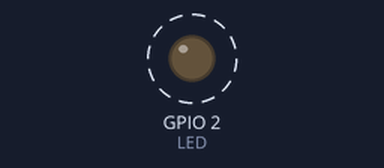
Recording of a program running on a simulated ESP32. On the bench: output pins drawn as LEDs (lit = HIGH). Dashed ring = blinking. What the program prints to the serial monitor is not drawn.

Above: at 0.5 s.
Timing chart, 0 to 4.6 s (numbered marks = the images above):
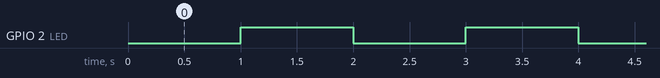

The program:

main.cpp
```cpp
/*
 * File:   main.cpp
 * Author: philippe SIMIER Touchard washington Le Mans
 *
 * Created on 14 juillet 2022, 08:59
 *
 * Programme de démonstration pour régler un minuteur
 * qui va générer périodiquement une interruption
 * Exemple de fonction ISR (routine de service d’interruption).
 */

#include <Arduino.h>

volatile int interruption;
int totalInterruptCounter;
int LED = 2;

hw_timer_t * timer = NULL;

portMUX_TYPE timerMux = portMUX_INITIALIZER_UNLOCKED;


/**
 * La routine de service d’interruption doit être une fonction qui renvoie void
 * et ne prend aucun argument.
 */
void IRAM_ATTR onTimer() {
    portENTER_CRITICAL_ISR(&timerMux);  // Début de section critique
    interruption = 1;
    portEXIT_CRITICAL_ISR(&timerMux);   // Fin de section critique
    digitalWrite(LED, digitalRead(LED) ^ 1);
}

void setup() {

    Serial.begin(115200);
    pinMode(LED, OUTPUT);
    interruption = 0;

    timer = timerBegin(0, 80, true);
    timerAttachInterrupt(timer, &onTimer, true);
    timerAlarmWrite(timer, 1000000, true);   // 1s périodique
    timerAlarmEnable(timer);
}

void loop() {

    if (interruption) {

        portENTER_CRITICAL(&timerMux);
        interruption = 0;
        portEXIT_CRITICAL(&timerMux);

        totalInterruptCounter++;

        Serial.print("An interrupt as occurred. Total number: ");
        Serial.println(totalInterruptCounter);

    }
}
```

Measured:
- by itself, GPIO 2 (LED): alternates HIGH for 1.0 s and LOW for 1.0 s
